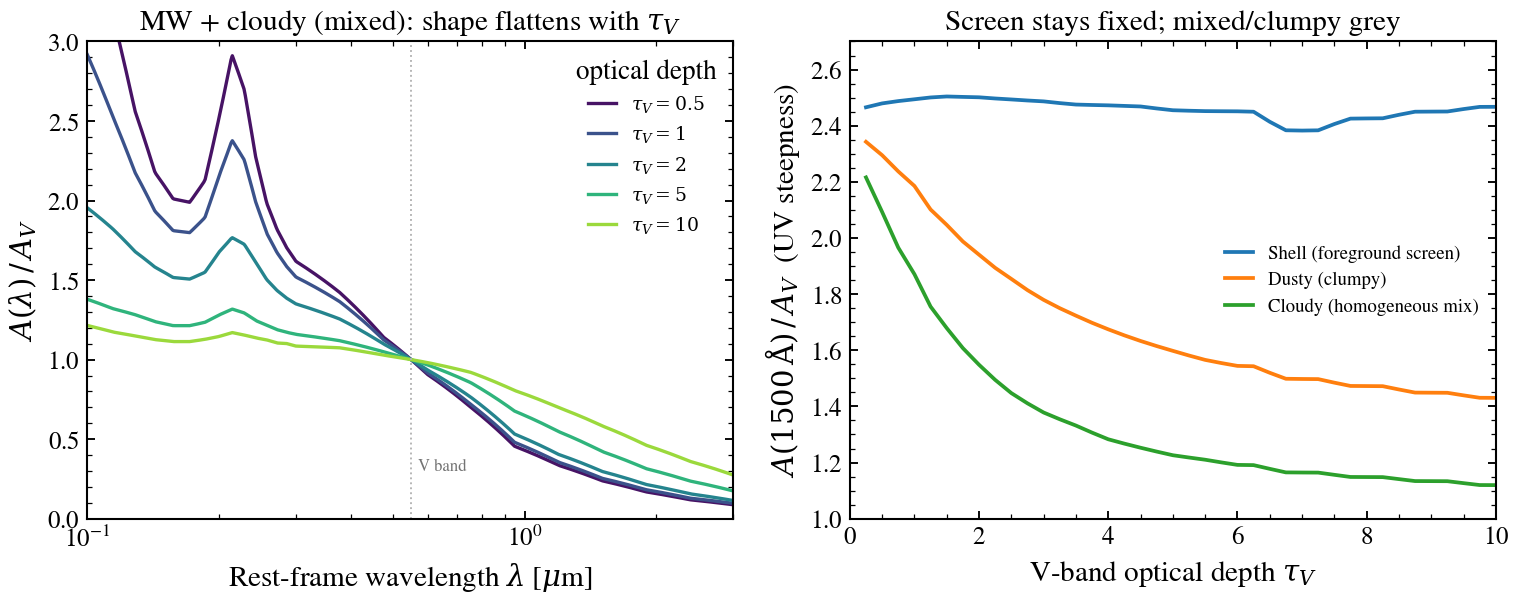

This figure's Python source:
"""
Witt & Gordon 2000: the attenuation *shape* greys with optical depth
=====================================================================

For a foreground dust *screen* the attenuation curve has a fixed shape — its
amplitude scales with ``tau_V`` but the UV-to-optical *ratio* is constant, so a
single ``k(lambda)`` law captures it. Witt & Gordon (2000) showed this breaks
down once dust and stars are *mixed*: high-``tau_V`` sightlines self-shield, the
short-wavelength photons preferentially escape through low-opacity channels, and
the effective curve **greys** (flattens) as ``tau_V`` rises. The curve shape is
therefore a function of ``tau_V`` — which is exactly why tengri ships WG00 as a
radiative-transfer table (FSPS ``dust_type=3``), interpolated in ``tau_V``,
rather than a fixed-shape law.

The left panel overlays the V-normalised curves ``A(lambda) / A_V`` for the
homogeneous *cloudy* (mixed) geometry at five optical depths: the UV bump and
slope visibly flatten as ``tau_V`` climbs. The right panel tracks the
far-UV-to-V ratio ``A(1500 A) / A_V`` against ``tau_V`` for all three WG00
geometries — the *shell* screen stays flat (fixed shape) while the *cloudy* and
*dusty* geometries grey strongly. Everything goes through the public
``tengri.dust.wg00_attenuation`` accessor; no SSP file is required to inspect an
attenuation curve.

References
----------
Witt, A. N. & Gordon, K. D. 2000, ApJ, 528, 799
("Multiple Scattering in Clumpy Media. II. Galactic Environments").
Tables as distributed by FSPS (Conroy & Gunn 2010, ``dust_type=3``).
"""

import jax.numpy as jnp
import matplotlib.pyplot as plt
import numpy as np

from tengri.analysis.plotting import setup_style
from tengri.dust import wg00_attenuation

setup_style()

# Rest-frame grid over the WG00 table validity (0.1-3 um).
wave = jnp.geomspace(1000.0, 30000.0, 500)
wave_um = np.asarray(wave) / 1e4
V = 5500.0  # V band [Angstrom]

TAUS = [0.5, 1.0, 2.0, 5.0, 10.0]
colors = plt.cm.viridis(np.linspace(0.05, 0.85, len(TAUS)))

fig, (ax1, ax2) = plt.subplots(1, 2, figsize=(10.4, 4.3))

# --- Left: V-normalised shape for the mixed (cloudy) geometry ---------------
for tau, c in zip(TAUS, colors):
    a = np.asarray(wg00_attenuation(wave, tau, dust_curve="mw", geometry="cloudy"))
    a_v = float(wg00_attenuation(jnp.array([V]), tau, dust_curve="mw", geometry="cloudy")[0])
    ax1.plot(wave_um, a / a_v, color=c, lw=1.6, label=rf"$\tau_V={tau:g}$")

ax1.axvline(0.55, color="0.7", ls=":", lw=0.9)
ax1.text(0.57, 0.3, "V band", color="0.45", fontsize=8)
ax1.set(
    xscale="log",
    xlabel=r"Rest-frame wavelength $\lambda$ [$\mu$m]",
    ylabel=r"$A(\lambda)\,/\,A_V$",
    title="MW + cloudy (mixed): shape flattens with $\\tau_V$",
    xlim=(0.1, 3.0),
    ylim=(0, 3.0),
)
ax1.legend(frameon=False, fontsize=9, title="optical depth")

# --- Right: far-UV/V greying vs tau_V for the three geometries --------------
taus = np.linspace(0.25, 10.0, 40)
GEOM = [
    ("shell", "Shell (foreground screen)", "#1f77b4"),
    ("dusty", "Dusty (clumpy)", "#ff7f0e"),
    ("cloudy", "Cloudy (homogeneous mix)", "#2ca02c"),
]
for geom, label, color in GEOM:
    ratio = [
        float(wg00_attenuation(jnp.array([1500.0]), t, dust_curve="mw", geometry=geom)[0])
        / float(wg00_attenuation(jnp.array([V]), t, dust_curve="mw", geometry=geom)[0])
        for t in taus
    ]
    ax2.plot(taus, ratio, color=color, lw=1.8, label=label)

ax2.set(
    xlabel=r"V-band optical depth $\tau_V$",
    ylabel=r"$A(1500\,\mathrm{\AA})\,/\,A_V$  (UV steepness)",
    title="Screen stays fixed; mixed/clumpy grey",
    xlim=(0, 10),
    ylim=(1.0, 2.7),
)
ax2.legend(frameon=False, fontsize=9)

plt.tight_layout()
plt.savefig("plot_wg00_tau_v_sweep.png", dpi=150, bbox_inches="tight")
plt.close(fig)
